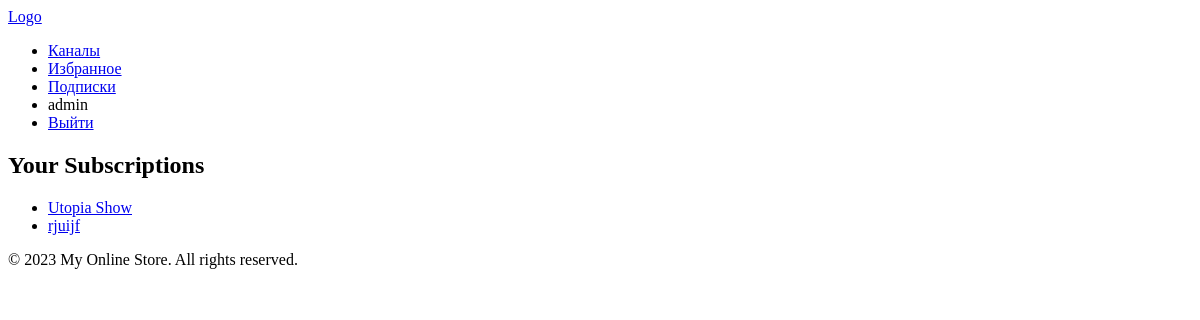
/subscriptions/ (signed in), run on an earlier commit of the app's database.
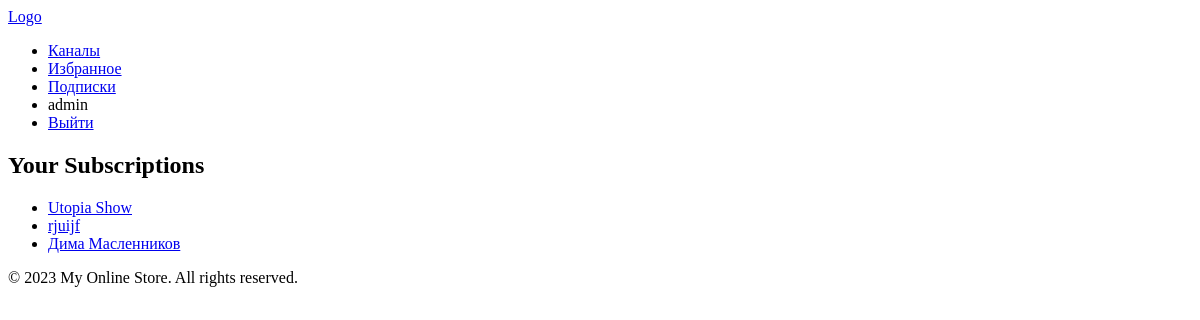
And on a later commit of the database.
### subscriptions/models.py (models this page shows, shortened)
class Subscription(models.Model):
    user = models.ForeignKey(User, on_delete=models.CASCADE)
    channel = models.ForeignKey(Channel, on_delete=models.CASCADE)
    created_date = models.DateTimeField(auto_now_add=True)

### channels/models.py (models this page shows, shortened)
class Channel(models.Model):
    image = models.ImageField(upload_to='channels/static/channels/img', blank=True, default='static/channels/img/default.jpeg')
    channelName = models.CharField(max_length=255)
    owner = models.ForeignKey(User, on_delete=models.CASCADE)

### subscriptions/views.py (the view)
# urls.py: path('', subscription_list, name='subscription_list'),
def subscription_list(request):
    user = request.user
    subscriptions = Subscription.objects.filter(user=user)
    return render(request, 'subscriptions/subscription_list.html', {'subscriptions': subscriptions})

### subscriptions/templates/subscriptions/subscription_list.html
{% extends 'base.html' %}
{% load static %}
{% block content %}
  <h2>Your Subscriptions</h2>
  {% if subscriptions %}
    <ul>
      {% for subscription in subscriptions %}
        <li><a href="{% url 'channel_detail' subscription.channel.id %}">{{ subscription.channel.channelName }}</a></li>
      {% endfor %}
    </ul>
  {% else %}
    <p>You don't have any subscriptions yet.</p>
  {% endif %}
{% endblock %}

What changed in the data, as far as the page shows it:
added Subscription: channel.channelName "Дима Масленников"
